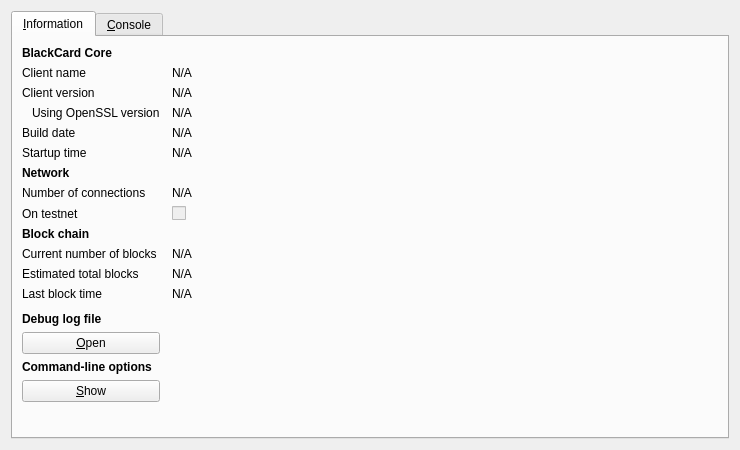
<?xml version="1.0" encoding="UTF-8"?>
<ui version="4.0">
 <class>RPCConsole</class>
 <widget class="QDialog" name="RPCConsole">
  <property name="geometry">
   <rect>
    <x>0</x>
    <y>0</y>
    <width>740</width>
    <height>450</height>
   </rect>
  </property>
  <property name="windowTitle">
   <string>BlackCard - Debug window</string>
  </property>
  <layout class="QVBoxLayout" name="verticalLayout_2">
   <item>
    <widget class="QTabWidget" name="tabWidget">
     <property name="currentIndex">
      <number>0</number>
     </property>
     <widget class="QWidget" name="tab_info">
      <attribute name="title">
       <string>&amp;Information</string>
      </attribute>
      <layout class="QGridLayout" name="gridLayout" columnstretch="0,1">
       <property name="horizontalSpacing">
        <number>12</number>
       </property>
       <item row="0" column="0">
        <widget class="QLabel" name="label_9">
         <property name="font">
          <font>
           <weight>75</weight>
           <bold>true</bold>
          </font>
         </property>
         <property name="text">
          <string>BlackCard Core</string>
         </property>
        </widget>
       </item>
       <item row="1" column="0">
        <widget class="QLabel" name="label_5">
         <property name="text">
          <string>Client name</string>
         </property>
        </widget>
       </item>
       <item row="1" column="1">
        <widget class="QLabel" name="clientName">
         <property name="cursor">
          <cursorShape>IBeamCursor</cursorShape>
         </property>
         <property name="text">
          <string>N/A</string>
         </property>
         <property name="textFormat">
          <enum>Qt::PlainText</enum>
         </property>
         <property name="textInteractionFlags">
          <set>Qt::LinksAccessibleByMouse|Qt::TextSelectableByKeyboard|Qt::TextSelectableByMouse</set>
         </property>
        </widget>
       </item>
       <item row="2" column="0">
        <widget class="QLabel" name="label_6">
         <property name="text">
          <string>Client version</string>
         </property>
        </widget>
       </item>
       <item row="2" column="1">
        <widget class="QLabel" name="clientVersion">
         <property name="cursor">
          <cursorShape>IBeamCursor</cursorShape>
         </property>
         <property name="text">
          <string>N/A</string>
         </property>
         <property name="textFormat">
          <enum>Qt::PlainText</enum>
         </property>
         <property name="textInteractionFlags">
          <set>Qt::LinksAccessibleByMouse|Qt::TextSelectableByKeyboard|Qt::TextSelectableByMouse</set>
         </property>
        </widget>
       </item>
       <item row="3" column="0">
        <widget class="QLabel" name="label_14">
         <property name="text">
          <string>Using OpenSSL version</string>
         </property>
         <property name="indent">
          <number>10</number>
         </property>
        </widget>
       </item>
       <item row="3" column="1">
        <widget class="QLabel" name="openSSLVersion">
         <property name="cursor">
          <cursorShape>IBeamCursor</cursorShape>
         </property>
         <property name="text">
          <string>N/A</string>
         </property>
         <property name="textFormat">
          <enum>Qt::PlainText</enum>
         </property>
         <property name="textInteractionFlags">
          <set>Qt::LinksAccessibleByMouse|Qt::TextSelectableByKeyboard|Qt::TextSelectableByMouse</set>
         </property>
        </widget>
       </item>
       <item row="4" column="0">
        <widget class="QLabel" name="label_12">
         <property name="text">
          <string>Build date</string>
         </property>
        </widget>
       </item>
       <item row="4" column="1">
        <widget class="QLabel" name="buildDate">
         <property name="cursor">
          <cursorShape>IBeamCursor</cursorShape>
         </property>
         <property name="text">
          <string>N/A</string>
         </property>
         <property name="textFormat">
          <enum>Qt::PlainText</enum>
         </property>
         <property name="textInteractionFlags">
          <set>Qt::LinksAccessibleByMouse|Qt::TextSelectableByKeyboard|Qt::TextSelectableByMouse</set>
         </property>
        </widget>
       </item>
       <item row="5" column="0">
        <widget class="QLabel" name="label_13">
         <property name="text">
          <string>Startup time</string>
         </property>
        </widget>
       </item>
       <item row="5" column="1">
        <widget class="QLabel" name="startupTime">
         <property name="cursor">
          <cursorShape>IBeamCursor</cursorShape>
         </property>
         <property name="text">
          <string>N/A</string>
         </property>
         <property name="textFormat">
          <enum>Qt::PlainText</enum>
         </property>
         <property name="textInteractionFlags">
          <set>Qt::LinksAccessibleByMouse|Qt::TextSelectableByKeyboard|Qt::TextSelectableByMouse</set>
         </property>
        </widget>
       </item>
       <item row="6" column="0">
        <widget class="QLabel" name="label_11">
         <property name="font">
          <font>
           <weight>75</weight>
           <bold>true</bold>
          </font>
         </property>
         <property name="text">
          <string>Network</string>
         </property>
        </widget>
       </item>
       <item row="7" column="0">
        <widget class="QLabel" name="label_7">
         <property name="text">
          <string>Number of connections</string>
         </property>
        </widget>
       </item>
       <item row="7" column="1">
        <widget class="QLabel" name="numberOfConnections">
         <property name="cursor">
          <cursorShape>IBeamCursor</cursorShape>
         </property>
         <property name="text">
          <string>N/A</string>
         </property>
         <property name="textFormat">
          <enum>Qt::PlainText</enum>
         </property>
         <property name="textInteractionFlags">
          <set>Qt::LinksAccessibleByMouse|Qt::TextSelectableByKeyboard|Qt::TextSelectableByMouse</set>
         </property>
        </widget>
       </item>
       <item row="8" column="0">
        <widget class="QLabel" name="label_8">
         <property name="text">
          <string>On testnet</string>
         </property>
        </widget>
       </item>
       <item row="8" column="1">
        <widget class="QCheckBox" name="isTestNet">
         <property name="enabled">
          <bool>false</bool>
         </property>
         <property name="text">
          <string/>
         </property>
        </widget>
       </item>
       <item row="9" column="0">
        <widget class="QLabel" name="label_10">
         <property name="font">
          <font>
           <weight>75</weight>
           <bold>true</bold>
          </font>
         </property>
         <property name="text">
          <string>Block chain</string>
         </property>
        </widget>
       </item>
       <item row="10" column="0">
        <widget class="QLabel" name="label_3">
         <property name="text">
          <string>Current number of blocks</string>
         </property>
        </widget>
       </item>
       <item row="10" column="1">
        <widget class="QLabel" name="numberOfBlocks">
         <property name="cursor">
          <cursorShape>IBeamCursor</cursorShape>
         </property>
         <property name="text">
          <string>N/A</string>
         </property>
         <property name="textFormat">
          <enum>Qt::PlainText</enum>
         </property>
         <property name="textInteractionFlags">
          <set>Qt::LinksAccessibleByMouse|Qt::TextSelectableByKeyboard|Qt::TextSelectableByMouse</set>
         </property>
        </widget>
       </item>
       <item row="11" column="0">
        <widget class="QLabel" name="label_4">
         <property name="text">
          <string>Estimated total blocks</string>
         </property>
        </widget>
       </item>
       <item row="11" column="1">
        <widget class="QLabel" name="totalBlocks">
         <property name="cursor">
          <cursorShape>IBeamCursor</cursorShape>
         </property>
         <property name="text">
          <string>N/A</string>
         </property>
         <property name="textFormat">
          <enum>Qt::PlainText</enum>
         </property>
         <property name="textInteractionFlags">
          <set>Qt::LinksAccessibleByMouse|Qt::TextSelectableByKeyboard|Qt::TextSelectableByMouse</set>
         </property>
        </widget>
       </item>
       <item row="12" column="0">
        <widget class="QLabel" name="label_2">
         <property name="text">
          <string>Last block time</string>
         </property>
        </widget>
       </item>
       <item row="12" column="1">
        <widget class="QLabel" name="lastBlockTime">
         <property name="cursor">
          <cursorShape>IBeamCursor</cursorShape>
         </property>
         <property name="text">
          <string>N/A</string>
         </property>
         <property name="textFormat">
          <enum>Qt::PlainText</enum>
         </property>
         <property name="textInteractionFlags">
          <set>Qt::LinksAccessibleByMouse|Qt::TextSelectableByKeyboard|Qt::TextSelectableByMouse</set>
         </property>
        </widget>
       </item>
       <item row="13" column="0">
        <spacer name="verticalSpacer_2">
         <property name="orientation">
          <enum>Qt::Vertical</enum>
         </property>
         <property name="sizeHint" stdset="0">
          <size>
           <width>20</width>
           <height>20</height>
          </size>
         </property>
        </spacer>
       </item>
       <item row="14" column="0">
        <widget class="QLabel" name="labelDebugLogfile">
         <property name="font">
          <font>
           <weight>75</weight>
           <bold>true</bold>
          </font>
         </property>
         <property name="text">
          <string>Debug log file</string>
         </property>
        </widget>
       </item>
       <item row="15" column="0">
        <widget class="QPushButton" name="openDebugLogfileButton">
         <property name="toolTip">
          <string>Open the BlackCard debug log file from the current data directory. This can take a few seconds for large log files.</string>
         </property>
         <property name="text">
          <string>&amp;Open</string>
         </property>
         <property name="autoDefault">
          <bool>false</bool>
         </property>
        </widget>
       </item>
       <item row="16" column="0">
        <widget class="QLabel" name="labelCLOptions">
         <property name="font">
          <font>
           <weight>75</weight>
           <bold>true</bold>
          </font>
         </property>
         <property name="text">
          <string>Command-line options</string>
         </property>
        </widget>
       </item>
       <item row="17" column="0">
        <widget class="QPushButton" name="showCLOptionsButton">
         <property name="toolTip">
          <string>Show the BlackCard-Qt help message to get a list with possible BlackCard command-line options.</string>
         </property>
         <property name="text">
          <string>&amp;Show</string>
         </property>
         <property name="autoDefault">
          <bool>false</bool>
         </property>
        </widget>
       </item>
       <item row="18" column="0">
        <spacer name="verticalSpacer">
         <property name="orientation">
          <enum>Qt::Vertical</enum>
         </property>
         <property name="sizeHint" stdset="0">
          <size>
           <width>20</width>
           <height>40</height>
          </size>
         </property>
        </spacer>
       </item>
      </layout>
     </widget>
     <widget class="QWidget" name="tab_console">
      <attribute name="title">
       <string>&amp;Console</string>
      </attribute>
      <layout class="QVBoxLayout" name="verticalLayout_3">
       <property name="spacing">
        <number>3</number>
       </property>
       <item>
        <widget class="QTextEdit" name="messagesWidget">
         <property name="minimumSize">
          <size>
           <width>0</width>
           <height>100</height>
          </size>
         </property>
         <property name="readOnly">
          <bool>true</bool>
         </property>
         <property name="tabKeyNavigation" stdset="0">
          <bool>false</bool>
         </property>
         <property name="columnCount" stdset="0">
          <number>2</number>
         </property>
        </widget>
       </item>
       <item>
        <layout class="QHBoxLayout" name="horizontalLayout">
         <property name="spacing">
          <number>3</number>
         </property>
         <item>
          <widget class="QLabel" name="label">
           <property name="text">
            <string notr="true">&gt;</string>
           </property>
          </widget>
         </item>
         <item>
          <widget class="QLineEdit" name="lineEdit"/>
         </item>
         <item>
          <widget class="QPushButton" name="clearButton">
           <property name="maximumSize">
            <size>
             <width>24</width>
             <height>24</height>
            </size>
           </property>
           <property name="toolTip">
            <string>Clear console</string>
           </property>
           <property name="text">
            <string/>
           </property>
           <property name="icon">
            <iconset resource="../BlackCard.qrc">
             <normaloff>:/icons/remove</normaloff>:/icons/remove</iconset>
           </property>
           <property name="shortcut">
            <string notr="true">Ctrl+L</string>
           </property>
           <property name="autoDefault">
            <bool>false</bool>
           </property>
          </widget>
         </item>
        </layout>
       </item>
      </layout>
     </widget>
    </widget>
   </item>
  </layout>
 </widget>
 <resources>
  <include location="../BlackCard.qrc"/>
 </resources>
 <connections/>
</ui>
